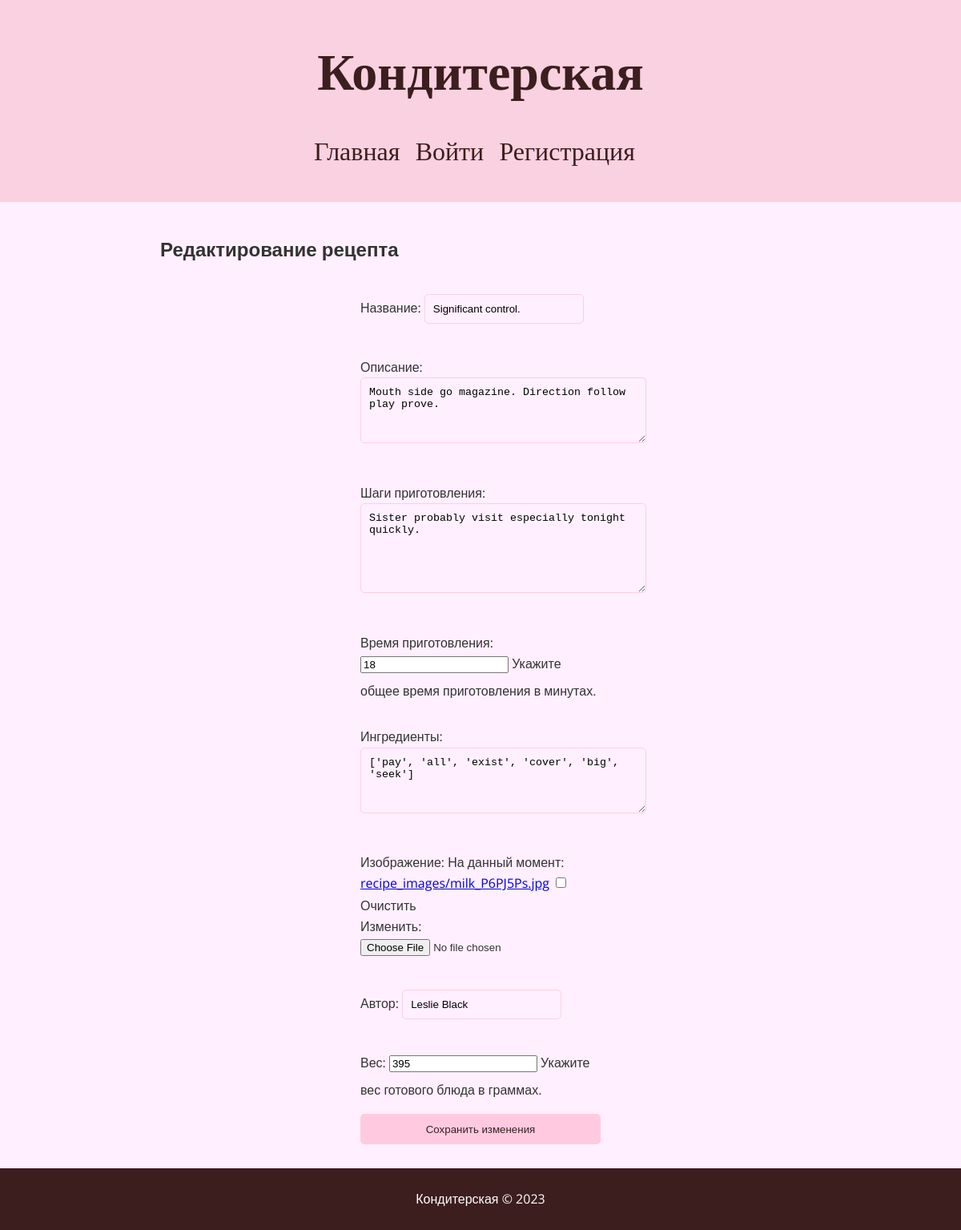
Page /recipe/edit/5/ on the committed database.
### recipe_webapp/models.py (models this page shows)
class Recipe(models.Model):
    id = models.AutoField(primary_key=True)
    title = models.CharField(max_length=128)
    description = models.TextField()
    preparation_steps = models.TextField()
    cooking_time = models.PositiveIntegerField(help_text="время в минутах")
    ingredients = models.TextField()
    images = models.ImageField(upload_to='recipe_images/', blank=True)
    author = models.CharField(max_length=128)
    weight = models.PositiveIntegerField(help_text="вес в граммах")

### recipe_webapp/views.py (the view)
# urls.py: path('recipe/edit/<int:pk>/', RecipeEditView.as_view(), name='recipe_edit'),
class RecipeEditView(UpdateView):
    model = Recipe
    form_class = RecipeForm
    template_name = 'recipe_edit.html'
    success_url = reverse_lazy('any_recipe')

### Recipe_website/forms.py
class RecipeForm(forms.ModelForm):
    class Meta:
        model = Recipe
        fields = ['title', 'description', 'preparation_steps', 'cooking_time', 'ingredients', 'images', 'author', 'weight']
        labels = {
            'title': 'Название',
            'description': 'Описание',
            'preparation_steps': 'Шаги приготовления',
            'cooking_time': 'Время приготовления',
            'ingredients': 'Ингредиенты',
            'images': 'Изображение',
            'author': 'Автор',
            'weight': 'Вес'
        }
        help_texts = {
            'cooking_time': 'Укажите общее время приготовления в минутах.',
            'weight': 'Укажите вес готового блюда в граммах.'
        }
        widgets = {
            'description': forms.Textarea(attrs={'rows': 4}),
            'preparation_steps': forms.Textarea(attrs={'rows': 6}),
            'ingredients': forms.Textarea(attrs={'rows': 4}),
        }

### templates/recipe_edit.html (shortened to what this page needs)
{% extends 'base.html' %}
{% block content %}
    <h2>Редактирование рецепта</h2>
    <form method="post" enctype="multipart/form-data">
        {{ form.as_p }}
        <button type="submit">Сохранить изменения</button>
    </form>
{% endblock %}

### static/css/style.css (style rules this page uses)
body { font-family: 'Open Sans', sans-serif; line-height: 1.6; margin: 0; padding: 0; background: #ffefff; color: #333; }
form { display: flex; flex-direction: column; max-width: 300px; margin: auto; }
form label, form input, form textarea, form button { margin-bottom: 10px; }
form input[type="text"], form input[type="email"], form input[type="password"], form textarea { padding: 10px; border: 1px solid #f9d1e0; border-radius: 5px; background: #ffefff; }
form button { padding: 10px; border: none; border-radius: 5px; background: #ffcae0; color: #3c1e1e; cursor: pointer; font-family: 'Open Sans', sans-serif; }

### rows in the picture
Recipe: title "Significant control.", description "Mouth side go magazine. Direction follow play prove.", preparation_steps "Sister probably visit especially tonight quickly.", cooking_time "18", ingredients "['pay', 'all', 'exist', 'cover', 'big', 'seek']", author "Leslie Black", weight "395"
